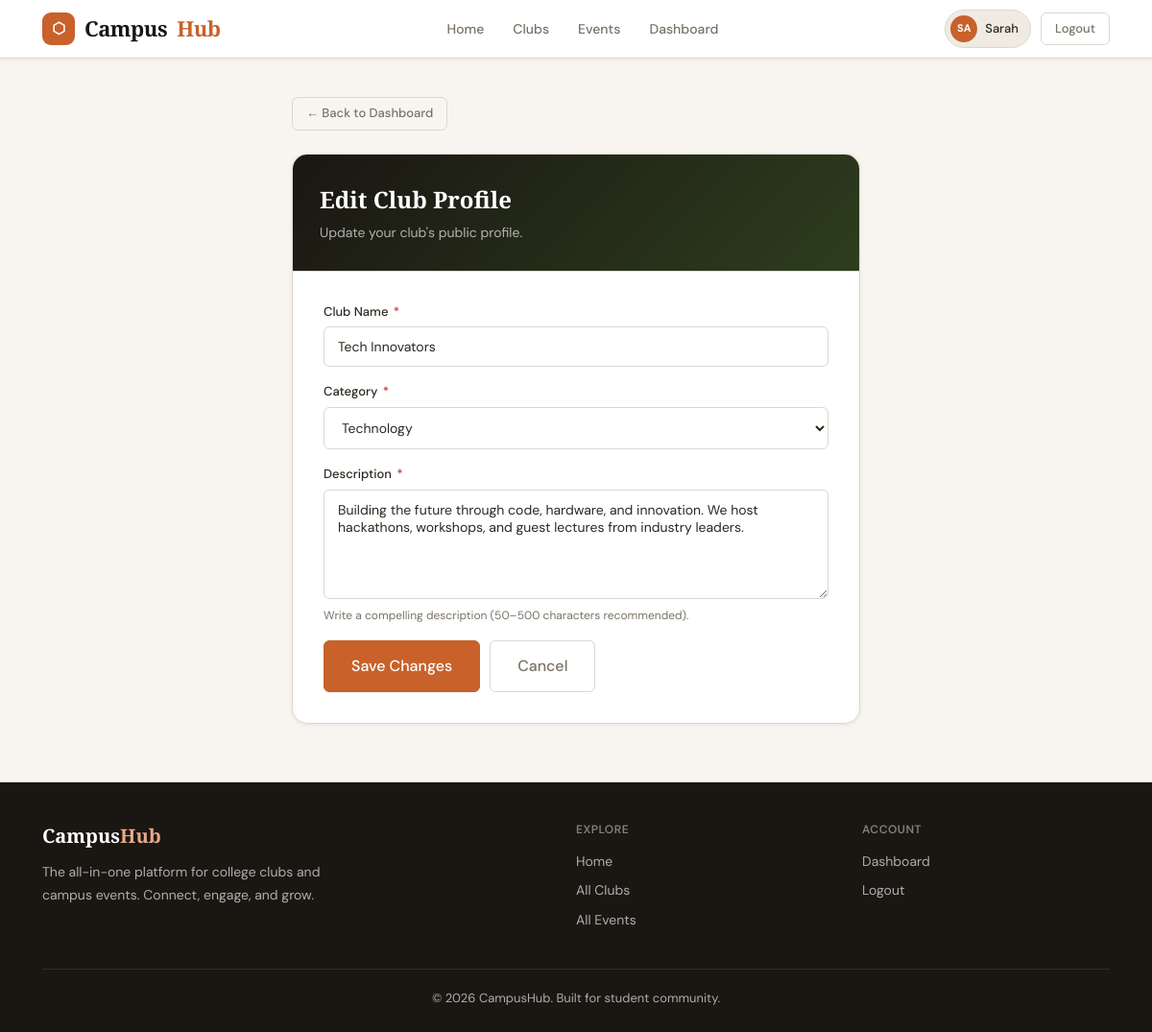
/manage/club/edit (signed in), run on the app's committed database.
### tables this page shows
CREATE TABLE users (
    id            INTEGER PRIMARY KEY AUTOINCREMENT,
    name          TEXT    NOT NULL,
    email         TEXT    NOT NULL UNIQUE,
    password_hash TEXT    NOT NULL,
    role          TEXT    NOT NULL DEFAULT 'student'
                            CHECK(role IN ('student','club_admin','super_admin')),
    is_active     INTEGER NOT NULL DEFAULT 1,
    bio           TEXT,
    created_at    DATETIME NOT NULL DEFAULT CURRENT_TIMESTAMP
);

CREATE TABLE clubs (
    id          INTEGER PRIMARY KEY AUTOINCREMENT,
    name        TEXT    NOT NULL UNIQUE,
    category    TEXT    NOT NULL,
    description TEXT    NOT NULL,
    admin_id    INTEGER REFERENCES users(id) ON DELETE SET NULL,
    status      TEXT    NOT NULL DEFAULT 'pending'
                          CHECK(status IN ('pending','approved','rejected')),
    logo_url    TEXT,
    created_at  DATETIME NOT NULL DEFAULT CURRENT_TIMESTAMP
);

### app.py (the view, shortened to what this page needs)
@app.route('/manage/club/edit', methods=['GET', 'POST'])
@role_required('club_admin')
def edit_club():
    db   = get_db()
    uid  = session['user_id']
    club = db.execute("SELECT * FROM clubs WHERE admin_id=?", (uid,)).fetchone()
    if not club:
        flash('No club found. Create one first.', 'warning')
        return redirect(url_for('create_club'))
    return render_template('club_form.html', club=club, mode='edit')

### app.py (called while the page is built)
def get_db():
    if 'db' not in g:
        g.db = sqlite3.connect(
            app.config['DATABASE'],
            detect_types=sqlite3.PARSE_DECLTYPES
        )
        g.db.row_factory = sqlite3.Row  # rows behave like dicts
        g.db.execute("PRAGMA foreign_keys = ON")
    return g.db

def role_required(*roles):
    def decorator(f):
        @wraps(f)
        def decorated(*args, **kwargs):
            if 'user_id' not in session:
                return redirect(url_for('login'))
            if session.get('role') not in roles:
                flash('Access denied.', 'danger')
                return redirect(url_for('home'))
            return f(*args, **kwargs)
        return decorated
    return decorator

@app.context_processor
def inject_user():
    user = None
    if 'user_id' in session:
        db = get_db()
        row = db.execute("SELECT * FROM users WHERE id = ?", (session['user_id'],)).fetchone()
        if row:
            user = dict(row)
    return dict(current_user=user)

### templates/club_form.html (shortened to what this page needs)
{% extends "base.html" %}
{% block content %}
<div class="container" style="max-width:640px;padding-top:40px;padding-bottom:60px;">
  <a href="{{ url_for('dashboard') }}" class="btn btn-ghost btn-sm" style="margin-bottom:24px;">← Back to Dashboard</a>
  <div class="card">
    <div style="padding:28px;border-bottom:1.5px solid var(--border);background:linear-gradient(135deg,var(--ink),#2d3d1e);">
      <h1 style="color:#fff;font-size:24px;">{{ 'Edit Club Profile' if mode == 'edit' else 'Create a New Club' }}</h1>
      <p style="color:rgba(255,255,255,.65);margin-top:4px;font-size:14px;">
        {% if mode == 'create' %}Your club will be reviewed by an admin before going live.{% else %}Update your club's public profile.{% endif %}
      </p>
    </div>
    <div style="padding:32px;">
      <form method="POST">
        <div class="form-group">
          <label class="form-label" for="name">Club Name <span class="req">*</span></label>
          <input type="text" id="name" name="name" class="form-control" required
            placeholder="e.g. Tech Innovators Club"
            value="{{ club.name if club else '' }}" />
        </div>
        <div class="form-group">
          <label class="form-label" for="category">Category <span class="req">*</span></label>
          <select id="category" name="category" class="form-control" required>
            {% for cat in ['Technology','Environment','Academic','Arts','Business','Sports','Other'] %}
            <option value="{{ cat }}" {{ 'selected' if club and club.category == cat }}>{{ cat }}</option>
            {% endfor %}
          </select>
        </div>
        <div class="form-group">
          <label class="form-label" for="description">Description <span class="req">*</span></label>
          <textarea id="description" name="description" class="form-control" rows="5" required
            placeholder="Tell students what your club is about, what you do, and why they should join…">{{ club.description if club else '' }}</textarea>
          <div class="form-hint">Write a compelling description (50–500 characters recommended).</div>
        </div>
        <div style="display:flex;gap:10px;margin-top:8px;">
          <button type="submit" class="btn btn-primary btn-lg">
            {{ 'Save Changes' if mode == 'edit' else 'Submit Club →' }}
          </button>
          <a href="{{ url_for('dashboard') }}" class="btn btn-ghost btn-lg">Cancel</a>
        </div>
      </form>
    </div>
  </div>
</div>
{% endblock %}

### templates/base.html (shortened to what this page needs)
<!DOCTYPE html>
<html lang="en">
<head>
  <link rel="stylesheet" href="{{ url_for('static', filename='css/main.css') }}" />
</head>
<body>
<nav class="navbar">
  <div class="container">
    <div class="navbar-inner">
      <a href="{{ url_for('home') }}" class="navbar-brand">
        <div class="navbar-logo">⬡</div>
        Campus<span class="navbar-brand-dot">Hub</span>
      </a>
      <div class="navbar-links">
        <a href="{{ url_for('home') }}"   class="navbar-link">Home</a>
        <a href="{{ url_for('clubs') }}"  class="navbar-link">Clubs</a>
        <a href="{{ url_for('events') }}" class="navbar-link">Events</a>
        {% if current_user %}
          <a href="{{ url_for('dashboard') }}" class="navbar-link">Dashboard</a>
        {% endif %}
      </div>
      <div class="navbar-actions">
        {% if current_user %}
          <a href="{{ url_for('dashboard') }}" class="user-chip">
            <div class="user-avatar">{{ current_user.name[:2].upper() }}</div>
            {{ current_user.name.split()[0] }}
          </a>
          <a href="{{ url_for('logout') }}" class="btn btn-ghost btn-sm">Logout</a>
        {% else %}
          <a href="{{ url_for('login') }}"    class="btn btn-ghost btn-sm">Sign In</a>
          <a href="{{ url_for('register') }}" class="btn btn-primary btn-sm">Join Free</a>
        {% endif %}
      </div>
    </div>
  </div>
</nav>
{% block content %}{% endblock %}
{% block footer %}
<footer class="footer">
  <div class="container">
    <div class="footer-inner">
      <div>
        <div class="footer-brand">Campus<span style="color:#e8a888;">Hub</span></div>
        <p style="font-size:14px;line-height:1.7;max-width:300px;">
          The all-in-one platform for college clubs and campus events. Connect, engage, and grow.
        </p>
      </div>
      <div>
        <h4>Explore</h4>
        <a href="{{ url_for('home') }}">Home</a>
        <a href="{{ url_for('clubs') }}">All Clubs</a>
        <a href="{{ url_for('events') }}">All Events</a>
      </div>
      <div>
        <h4>Account</h4>
        {% if current_user %}
          <a href="{{ url_for('dashboard') }}">Dashboard</a>
          <a href="{{ url_for('logout') }}">Logout</a>
        {% else %}
          <a href="{{ url_for('login') }}">Sign In</a>
          <a href="{{ url_for('register') }}">Register</a>
        {% endif %}
      </div>
    </div>
    <div class="footer-bottom">© 2026 CampusHub. Built for student community.</div>
  </div>
</footer>
{% endblock %}
</body>
</html>

### data on the page
users: name "SA", name "Sarah"
clubs: name "Tech Innovators", description "Building the future through code, hardware, and innovation. We host hackathons, workshops, and guest lectures from industry leaders."

### other printed values
{{ 'Edit Club Profile' if mode == 'edit' else 'Create a New Club' }} "Edit Club Profile"
{{ 'Save Changes' if mode == 'edit' else 'Submit Club →' }} "Save Changes"
form field category "Technology"
